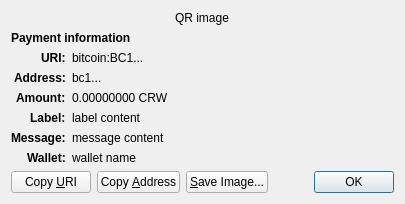
<?xml version="1.0" encoding="UTF-8"?>
<ui version="4.0">
 <class>ReceiveRequestDialog</class>
 <widget class="QDialog" name="ReceiveRequestDialog">
  <property name="geometry">
   <rect>
    <x>0</x>
    <y>0</y>
    <width>413</width>
    <height>229</height>
   </rect>
  </property>
  <property name="windowTitle">
   <string>Request payment to ...</string>
  </property>
  <layout class="QGridLayout" name="gridLayout" columnstretch="0,1">
   <property name="sizeConstraint">
    <enum>QLayout::SetFixedSize</enum>
   </property>
   <item row="0" column="0" colspan="2" alignment="Qt::AlignHCenter">
    <widget class="QRImageWidget" name="qr_code">
     <property name="text">
      <string notr="true">QR image</string>
     </property>
     <property name="textInteractionFlags">
      <set>Qt::NoTextInteraction</set>
     </property>
    </widget>
   </item>
   <item row="1" column="0" colspan="2">
    <widget class="QLabel" name="payment_header">
     <property name="font">
      <font>
       <weight>75</weight>
       <bold>true</bold>
      </font>
     </property>
     <property name="text">
      <string>Payment information</string>
     </property>
     <property name="textInteractionFlags">
      <set>Qt::NoTextInteraction</set>
     </property>
    </widget>
   </item>
   <item row="2" column="0" alignment="Qt::AlignRight|Qt::AlignTop">
    <widget class="QLabel" name="uri_tag">
     <property name="font">
      <font>
       <weight>75</weight>
       <bold>true</bold>
      </font>
     </property>
     <property name="text">
      <string notr="true">URI:</string>
     </property>
     <property name="textFormat">
      <enum>Qt::PlainText</enum>
     </property>
     <property name="textInteractionFlags">
      <set>Qt::NoTextInteraction</set>
     </property>
    </widget>
   </item>
   <item row="2" column="1" alignment="Qt::AlignTop">
    <widget class="QLabel" name="uri_content">
     <property name="text">
      <string notr="true">bitcoin:BC1...</string>
     </property>
     <property name="textFormat">
      <enum>Qt::RichText</enum>
     </property>
     <property name="wordWrap">
      <bool>true</bool>
     </property>
     <property name="textInteractionFlags">
      <set>Qt::TextSelectableByMouse</set>
     </property>
    </widget>
   </item>
   <item row="3" column="0" alignment="Qt::AlignRight|Qt::AlignTop">
    <widget class="QLabel" name="address_tag">
     <property name="font">
      <font>
       <weight>75</weight>
       <bold>true</bold>
      </font>
     </property>
     <property name="text">
      <string>Address:</string>
     </property>
     <property name="textInteractionFlags">
      <set>Qt::NoTextInteraction</set>
     </property>
    </widget>
   </item>
   <item row="3" column="1" alignment="Qt::AlignTop">
    <widget class="QLabel" name="address_content">
     <property name="text">
      <string notr="true">bc1...</string>
     </property>
     <property name="textFormat">
      <enum>Qt::PlainText</enum>
     </property>
     <property name="textInteractionFlags">
      <set>Qt::TextSelectableByMouse</set>
     </property>
    </widget>
   </item>
   <item row="4" column="0" alignment="Qt::AlignRight|Qt::AlignTop">
    <widget class="QLabel" name="amount_tag">
     <property name="font">
      <font>
       <weight>75</weight>
       <bold>true</bold>
      </font>
     </property>
     <property name="text">
      <string>Amount:</string>
     </property>
     <property name="textInteractionFlags">
      <set>Qt::NoTextInteraction</set>
     </property>
    </widget>
   </item>
   <item row="4" column="1" alignment="Qt::AlignTop">
    <widget class="QLabel" name="amount_content">
     <property name="text">
      <string notr="true">0.00000000 CRW</string>
     </property>
     <property name="textFormat">
      <enum>Qt::PlainText</enum>
     </property>
     <property name="textInteractionFlags">
      <set>Qt::TextSelectableByMouse</set>
     </property>
    </widget>
   </item>
   <item row="5" column="0" alignment="Qt::AlignRight|Qt::AlignTop">
    <widget class="QLabel" name="label_tag">
     <property name="font">
      <font>
       <weight>75</weight>
       <bold>true</bold>
      </font>
     </property>
     <property name="text">
      <string>Label:</string>
     </property>
     <property name="textInteractionFlags">
      <set>Qt::NoTextInteraction</set>
     </property>
    </widget>
   </item>
   <item row="5" column="1" alignment="Qt::AlignTop">
    <widget class="QLabel" name="label_content">
     <property name="text">
      <string notr="true">label content</string>
     </property>
     <property name="textFormat">
      <enum>Qt::PlainText</enum>
     </property>
     <property name="wordWrap">
      <bool>true</bool>
     </property>
     <property name="textInteractionFlags">
      <set>Qt::TextSelectableByMouse</set>
     </property>
    </widget>
   </item>
   <item row="6" column="0" alignment="Qt::AlignRight|Qt::AlignTop">
    <widget class="QLabel" name="message_tag">
     <property name="font">
      <font>
       <weight>75</weight>
       <bold>true</bold>
      </font>
     </property>
     <property name="text">
      <string>Message:</string>
     </property>
     <property name="textInteractionFlags">
      <set>Qt::NoTextInteraction</set>
     </property>
    </widget>
   </item>
   <item row="6" column="1" alignment="Qt::AlignTop">
    <widget class="QLabel" name="message_content">
     <property name="text">
      <string notr="true">message content</string>
     </property>
     <property name="textFormat">
      <enum>Qt::PlainText</enum>
     </property>
     <property name="wordWrap">
      <bool>true</bool>
     </property>
     <property name="textInteractionFlags">
      <set>Qt::TextSelectableByMouse</set>
     </property>
    </widget>
   </item>
   <item row="7" column="0" alignment="Qt::AlignRight|Qt::AlignTop">
    <widget class="QLabel" name="wallet_tag">
     <property name="font">
      <font>
       <weight>75</weight>
       <bold>true</bold>
      </font>
     </property>
     <property name="text">
      <string>Wallet:</string>
     </property>
     <property name="textInteractionFlags">
      <set>Qt::NoTextInteraction</set>
     </property>
    </widget>
   </item>
   <item row="7" column="1" alignment="Qt::AlignTop">
    <widget class="QLabel" name="wallet_content">
     <property name="text">
      <string notr="true">wallet name</string>
     </property>
     <property name="textFormat">
      <enum>Qt::PlainText</enum>
     </property>
     <property name="wordWrap">
      <bool>true</bool>
     </property>
     <property name="textInteractionFlags">
      <set>Qt::TextSelectableByMouse</set>
     </property>
    </widget>
   </item>
   <item row="8" column="0" colspan="2">
    <layout class="QHBoxLayout" name="horizontalLayout">
     <item>
      <widget class="QPushButton" name="btnCopyURI">
       <property name="text">
        <string>Copy &amp;URI</string>
       </property>
       <property name="autoDefault">
        <bool>false</bool>
       </property>
      </widget>
     </item>
     <item>
      <widget class="QPushButton" name="btnCopyAddress">
       <property name="text">
        <string>Copy &amp;Address</string>
       </property>
       <property name="autoDefault">
        <bool>false</bool>
       </property>
      </widget>
     </item>
     <item>
      <widget class="QPushButton" name="btnSaveAs">
       <property name="text">
        <string>&amp;Save Image...</string>
       </property>
       <property name="autoDefault">
        <bool>false</bool>
       </property>
      </widget>
     </item>
     <item>
      <spacer name="horizontalSpacer_2">
       <property name="orientation">
        <enum>Qt::Horizontal</enum>
       </property>
       <property name="sizeHint" stdset="0">
        <size>
         <width>40</width>
         <height>20</height>
        </size>
       </property>
      </spacer>
     </item>
     <item>
      <widget class="QDialogButtonBox" name="buttonBox">
       <property name="focusPolicy">
        <enum>Qt::StrongFocus</enum>
       </property>
       <property name="standardButtons">
        <set>QDialogButtonBox::Ok</set>
       </property>
      </widget>
     </item>
    </layout>
   </item>
  </layout>
 </widget>
 <customwidgets>
  <customwidget>
   <class>QRImageWidget</class>
   <extends>QLabel</extends>
   <header>qt/qrimagewidget.h</header>
  </customwidget>
 </customwidgets>
 <tabstops>
  <tabstop>buttonBox</tabstop>
  <tabstop>btnCopyURI</tabstop>
  <tabstop>btnCopyAddress</tabstop>
  <tabstop>btnSaveAs</tabstop>
 </tabstops>
 <resources/>
 <connections>
  <connection>
   <sender>buttonBox</sender>
   <signal>accepted()</signal>
   <receiver>ReceiveRequestDialog</receiver>
   <slot>accept()</slot>
   <hints>
    <hint type="sourcelabel">
     <x>135</x>
     <y>230</y>
    </hint>
    <hint type="destinationlabel">
     <x>135</x>
     <y>126</y>
    </hint>
   </hints>
  </connection>
 </connections>
</ui>
